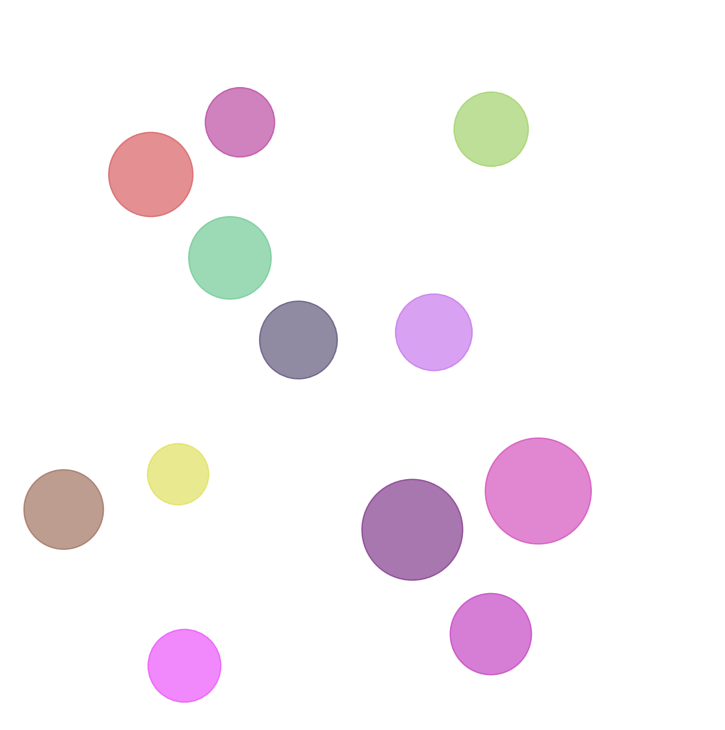
#> input picture Task1/Balls.png, 725 x 730 px
$ python -i Video.py   (imports and definitions only)
#> lines starting #> are read from the running program, lines starting #| are printed output that depends on the picture; after the words box and inside, x2 and y2 are one past the last pixel; in counts of white or black regions, pixels touching at a corner belong together
#> further down, picture is the input picture: shape (730, 725, 3); mean B, G, R 246.4, 242.6, 248.2
import cv2


# Function to detect ball for each frame
def detect_ball(frame):
    # Convert to grayscale
    gray = cv2.cvtColor(frame, cv2.COLOR_BGR2GRAY)
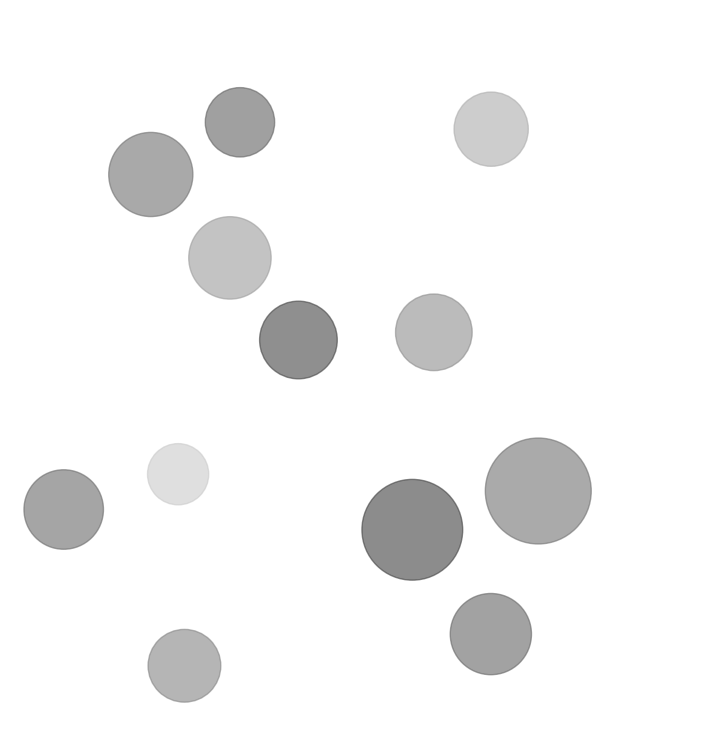
#> gray: shape (730, 725); min 107, max 255, mean 244.7
    # Edge detection using cv2
    edges = cv2.Canny(gray, 50, 150)
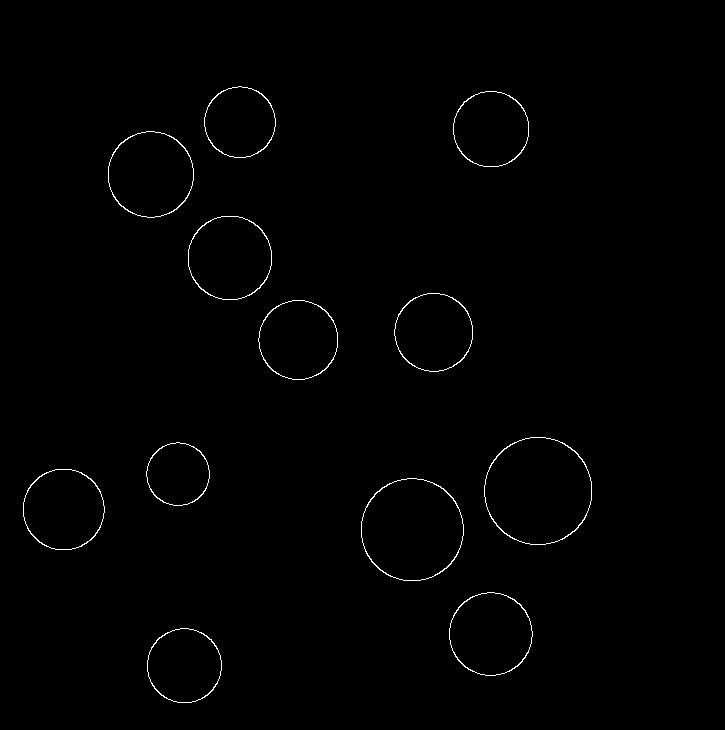
#> edges: shape (730, 725); 0.67% white in thin lines or dots, all inside (x1, y1, x2, y2) = (23, 86, 592, 703)
    # Finding contours of circle
    contours, _ = cv2.findContours(edges, cv2.RETR_EXTERNAL, cv2.CHAIN_APPROX_SIMPLE)
#> contours = 12 contours; largest, box (x1, y1, x2, y2) and area: (484, 437, 592, 545) 9078, (361, 478, 464, 581) 8224, (108, 131, 194, 218) 5768, (188, 216, 272, 300) 5529, (449, 592, 533, 676) 5391

    for contour in contours:
        # Fit a circle to the contour
        center, radius = cv2.minEnclosingCircle(contour)
        if radius > 5:  # Filter small noise
            x, y = int(center[0]), int(center[1])
            r = int(radius)
            # Extract the ball's color using the center of the ball
            color = frame[y, x].tolist()  # Get BGR color
            return x, y, r, color
#> this loop made 1 pass
#> (center, radius, x, y, r, color) on pass 1: ((184, 665.2), 37.66, 183, 665, 37, [253, 137, 241])
    return None


# Function to process the video and extract ball coordinates and colors
def extract_ball_coordinates(video_path):
    cap = cv2.VideoCapture(video_path)
    coordinates = []

    # Get shape of the video
    width = int(cap.get(cv2.CAP_PROP_FRAME_WIDTH))
    height = int(cap.get(cv2.CAP_PROP_FRAME_HEIGHT))

    # Values for finding out background color
    selected, radius, ball_color = 0, 0, [1.0, 1.0, 1.0]
    bg_color = [1.0, 1.0, 1.0]

    # Processing each frame of the video
    while True:
        ret, frame = cap.read()
        if not ret:  # Video ended
            break

        # Detect the ball, its coordinates, radius and color to the list (In some videos radius might change dynamically)
        detected = detect_ball(frame)
        if detected:
            x, y, r, color = detected

            # Extract background color, radius of the ball and its color from the first frame
            if selected == 5:
                bg_color = frame[5, 5][::-1] / 255
                radius = r
                ball_color = [c / 255.0 for c in color[::-1]]
                selected = True

            if selected < 5:
                selected += 1

            coordinates.append((x, height - y))

    cap.release()

    # Return coordinates of a ball, and video width, height and background color
    return coordinates, width, height, bg_color, radius, ball_color

>>> import cv2
>>> picture = cv2.imread('../Task1/Balls.png')
>>> result = detect_ball(picture)
#> result = (183, 665, 37, [253, 137, 241])
